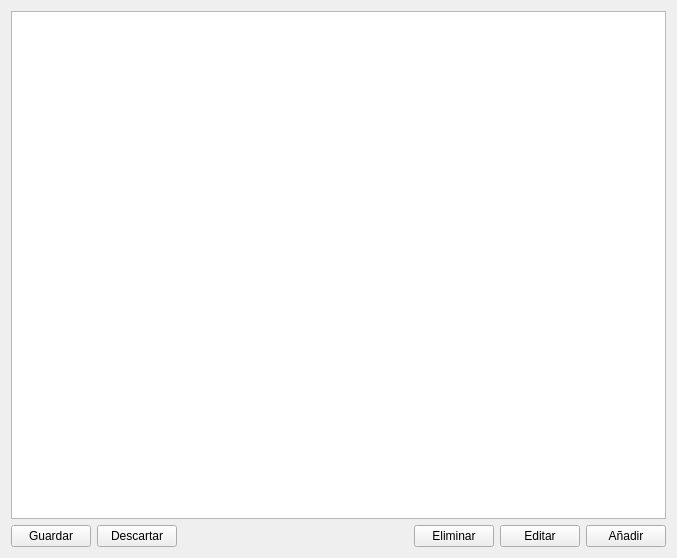
<?xml version="1.0" encoding="UTF-8"?>
<ui version="4.0">
 <class>ContaminanteAforoListClass</class>
 <widget class="DataList" name="ContaminanteAforoListClass">
  <property name="geometry">
   <rect>
    <x>0</x>
    <y>0</y>
    <width>677</width>
    <height>558</height>
   </rect>
  </property>
  <property name="windowTitle">
   <string>Contribución de contaminantes en cada aforo</string>
  </property>
  <layout class="QGridLayout" name="gridLayout">
   <item row="0" column="0">
    <widget class="QTableView" name="tabla">
     <property name="contextMenuPolicy">
      <enum>Qt::CustomContextMenu</enum>
     </property>
     <property name="editTriggers">
      <set>QAbstractItemView::SelectedClicked</set>
     </property>
     <property name="selectionBehavior">
      <enum>QAbstractItemView::SelectRows</enum>
     </property>
    </widget>
   </item>
   <item row="1" column="0">
    <layout class="QHBoxLayout" name="horizontalLayout">
     <item>
      <widget class="QPushButton" name="guardar">
       <property name="text">
        <string>Guardar</string>
       </property>
      </widget>
     </item>
     <item>
      <widget class="QPushButton" name="descartar">
       <property name="text">
        <string>Descartar</string>
       </property>
      </widget>
     </item>
     <item>
      <spacer name="horizontalSpacer">
       <property name="orientation">
        <enum>Qt::Horizontal</enum>
       </property>
       <property name="sizeHint" stdset="0">
        <size>
         <width>40</width>
         <height>20</height>
        </size>
       </property>
      </spacer>
     </item>
     <item>
      <widget class="QPushButton" name="elimina">
       <property name="text">
        <string>Eliminar</string>
       </property>
      </widget>
     </item>
     <item>
      <widget class="QPushButton" name="edita">
       <property name="text">
        <string>Editar</string>
       </property>
      </widget>
     </item>
     <item>
      <widget class="QPushButton" name="anade">
       <property name="text">
        <string>Añadir</string>
       </property>
      </widget>
     </item>
    </layout>
   </item>
  </layout>
  <action name="clipboardContaminanteAforo">
   <property name="text">
    <string>Inserta desde portapapeles</string>
   </property>
   <property name="toolTip">
    <string>Inserta desde portapapeles</string>
   </property>
  </action>
 </widget>
 <customwidgets>
  <customwidget>
   <class>DataList</class>
   <extends>QWidget</extends>
   <header location="global">widgets/datalist.h</header>
   <container>1</container>
  </customwidget>
 </customwidgets>
 <tabstops>
  <tabstop>tabla</tabstop>
  <tabstop>elimina</tabstop>
  <tabstop>edita</tabstop>
  <tabstop>anade</tabstop>
 </tabstops>
 <resources/>
 <connections>
  <connection>
   <sender>tabla</sender>
   <signal>customContextMenuRequested(QPoint)</signal>
   <receiver>ContaminanteAforoListClass</receiver>
   <slot>showContextMenu(QPoint)</slot>
   <hints>
    <hint type="sourcelabel">
     <x>338</x>
     <y>260</y>
    </hint>
    <hint type="destinationlabel">
     <x>338</x>
     <y>278</y>
    </hint>
   </hints>
  </connection>
 </connections>
</ui>
